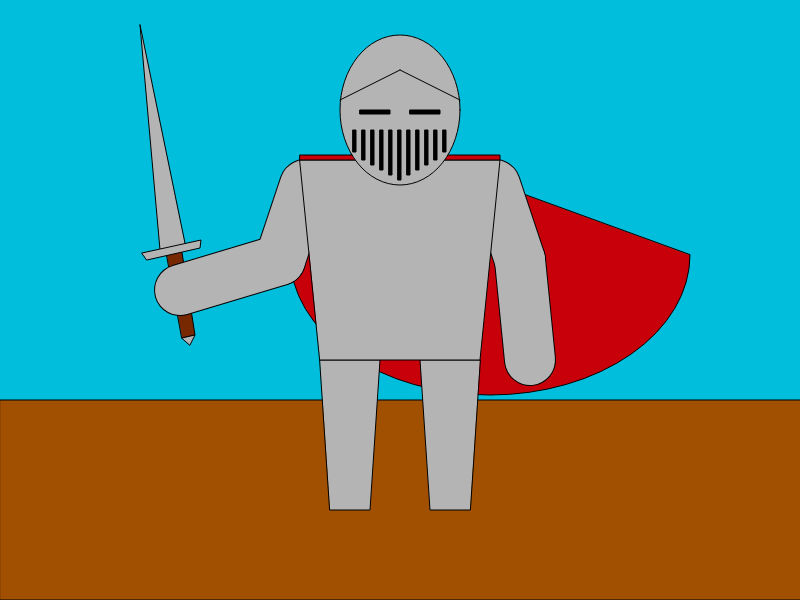
Frame 1 (no input)
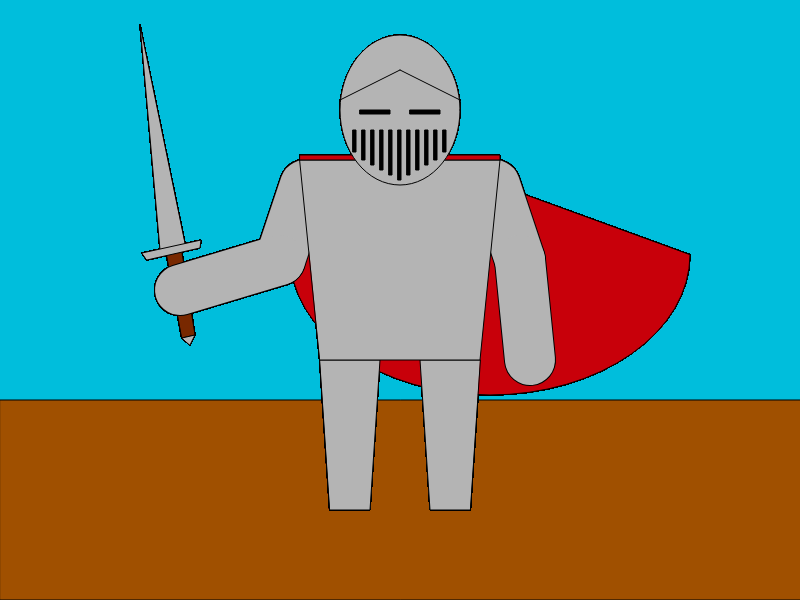
Frame 60 (no input)
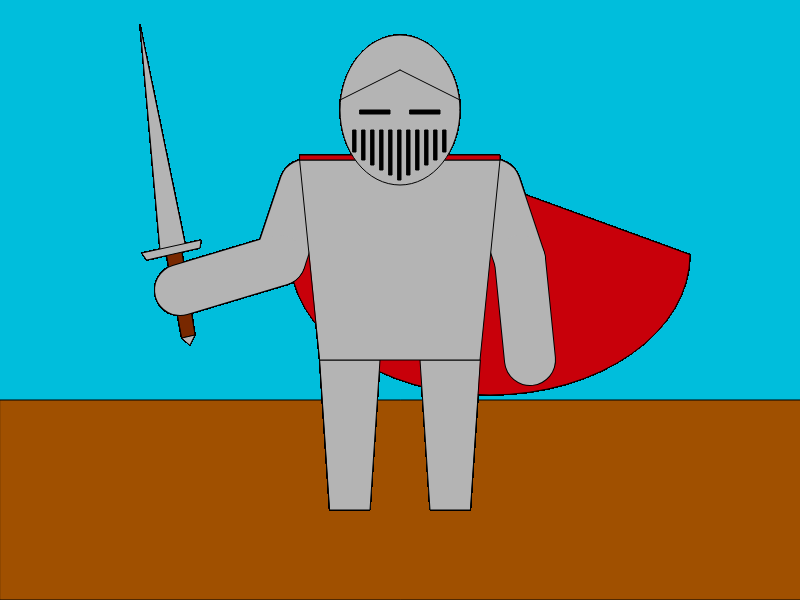
Frame 120 (the mouse pressed at the canvas centre since frame 60)

The p5.js sketch that drew these frames (run headless with seeded random() and noise() and a simulated clock; from frame 60 on, the mouse is pressed at the canvas centre):

// p5.js sketch
// ── sketch.js
function setup() {
  createCanvas(800, 600);
  background(0,190,220);
  fill(160,80,0);
  rect(0, 400, 850, 200);


}

function draw() {
translate(400, 210);

fill( 180, 180, 180);

// sword
push();

fill(120, 40, 0);
quad(-235, 35, -220, 30, -205, 125, -218, 128);

fill( 180, 180, 180);

triangle(-218, 128, -205, 125,-210, 135);
triangle(-215, 35, -240, 40, -260, -185);

quad(-253, 50,-200, 38, -199, 30, -258, 43);

pop();


// Cape
push();
fill(200,0,10);
// quad(-100,-50,100,-50,200,100,150,200); //<--- Failed quad cape
arc(90, 45, 400,280, 0, PI+QUARTER_PI, CHORD);
pop();

// shield
// push();
// fill(200,50,0);
// ellipse(150, 150, 30, 150);
// arc(150, 140, 120, 180, PI/3, 29*PI/18, CHORD);
// pop();


push(); //arm outlines
stroke(0,0,0);
strokeWeight(52);
line( 95, -25, 120, 50);
line( -95, -25, -120, 50);
line(-120, 50, -220, 80);
line(120, 50, 130, 150);
pop();

// arms
push();
stroke(180, 180, 180);
strokeWeight(50);
line( 95, -25, 120, 50);
line( -95, -25, -120, 50);
line(-120, 50, -220, 80);
line(120, 50, 130, 150);
pop();

//legs
quad(-80, 150, -20, 150, -30, 300, -70, 300);
quad(80, 150, 20, 150, 30, 300, 70, 300);


// body
quad(-100, -50, 100, -50, 80, 150, -80, 150);

 push(); //Cape (shoulders)
fill(200,0,10);
quad(-100, -55, 100, -55, 100, -50, -100, -50);
pop();


// head
ellipse(0, -100, 120, 150);

fill(0);

// face slits
push();
translate(-2,0);
rect(0, -80, 3, 50);
rect(-9, -80, 3, 45);
rect(-18, -80, 3, 40);
rect(-27, -80, 3, 35);
rect(-36, -80, 3, 30);
rect(-45, -80, 3, 22);
rect(9, -80, 3, 45);
rect(18, -80, 3, 40);
rect(27, -80, 3, 35);
rect(36, -80, 3, 30);
rect(45, -80, 3, 22);
pop();

//eyes
rect(10,-100,30,4);
rect(-40,-100,30,4);

// rect(-60,-90,120,1); //Dividing line for face-plate
line(-60,-110,0,-140);
line(60,-110,0,-140);



// center point marker
// push();
// fill(0,255,255);
// ellipse(0,0,10,10);
// pop();


}
